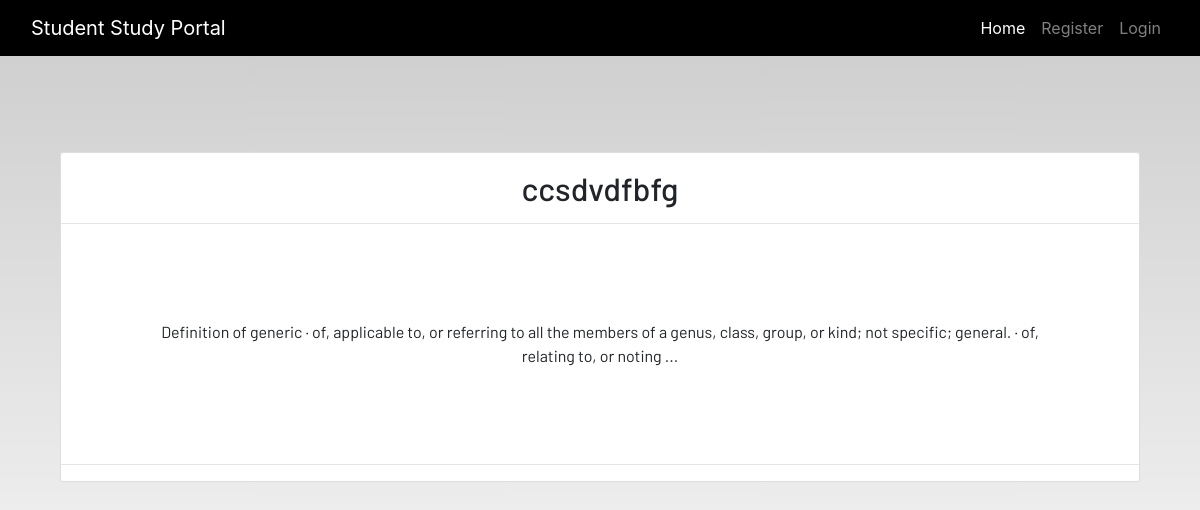
/notes_detail/2, run on the app's committed database.
### dashboard/models.py (models this page shows, shortened)
class Notes(models.Model):
    user = models.ForeignKey(User, on_delete=models.CASCADE)
    title = models.CharField(max_length=300)
    description = models.TextField()
    class Meta:
        verbose_name="notes"
        verbose_name_plural = "notes"

### dashboard/views.py (the view)
# urls.py: path('notes_detail/<int:pk>',views.notesDetail.as_view(),name="notes-detail"),
class notesDetail(generic.DetailView):
    model = Notes

### dashboard/templates/dashboard/notes_detail.html
{% extends 'dashboard/base.html' %}
{% load static %}
{% block content %}
<section class='text-center container'>
    <div class="container">
        <div class="content-section p-0 mt-5">
            <div class="m-3">
                <h2>{{notes.title}}</h2>
            </div>
            <hr class="p-0 m-0">
            <p class="description m-5 p-5">
                {{notes.description}}
            </p>
            <hr>
        </div>
    </div>
</section>
{% endblock content %}

### static/css/main.css (style rules this page uses)
html { scroll-behavior: smooth; height: 100%; width: 100%; }
html, body { max-width: 100%; overflow-x: hidden; height: 100%; width: 100%; }
body { background: linear-gradient(rgba(0, 0, 0, 0.2), rgba(255, 255, 255, 0.5)); overflow-x: hidden; background-repeat: no-repeat; }
.content-section { background: #ffffff; padding: 10px 20px; border: 1px solid #dddddd; border-radius: 3px; margin-bottom: 20px; }

### data on the page
Notes: title "ccsdvdfbfg", description "Definition of generic · of, applicable to, or referring to all the members of a genus, class, group, or kind; not specific; general. · of, relating to, or noting ..."
